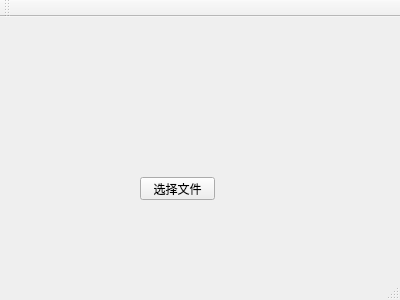
<?xml version="1.0" encoding="UTF-8"?>
<ui version="4.0">
 <class>MainWindow</class>
 <widget class="QMainWindow" name="MainWindow">
  <property name="geometry">
   <rect>
    <x>0</x>
    <y>0</y>
    <width>400</width>
    <height>300</height>
   </rect>
  </property>
  <property name="windowTitle">
   <string>MainWindow</string>
  </property>
  <widget class="QWidget" name="centralWidget">
   <widget class="QPushButton" name="selectFile">
    <property name="geometry">
     <rect>
      <x>140</x>
      <y>160</y>
      <width>75</width>
      <height>23</height>
     </rect>
    </property>
    <property name="text">
     <string>选择文件</string>
    </property>
   </widget>
  </widget>
  <widget class="QMenuBar" name="menuBar">
   <property name="geometry">
    <rect>
     <x>0</x>
     <y>0</y>
     <width>400</width>
     <height>23</height>
    </rect>
   </property>
  </widget>
  <widget class="QToolBar" name="mainToolBar">
   <attribute name="toolBarArea">
    <enum>TopToolBarArea</enum>
   </attribute>
   <attribute name="toolBarBreak">
    <bool>false</bool>
   </attribute>
  </widget>
  <widget class="QStatusBar" name="statusBar"/>
 </widget>
 <layoutdefault spacing="6" margin="11"/>
 <resources/>
 <connections/>
</ui>
